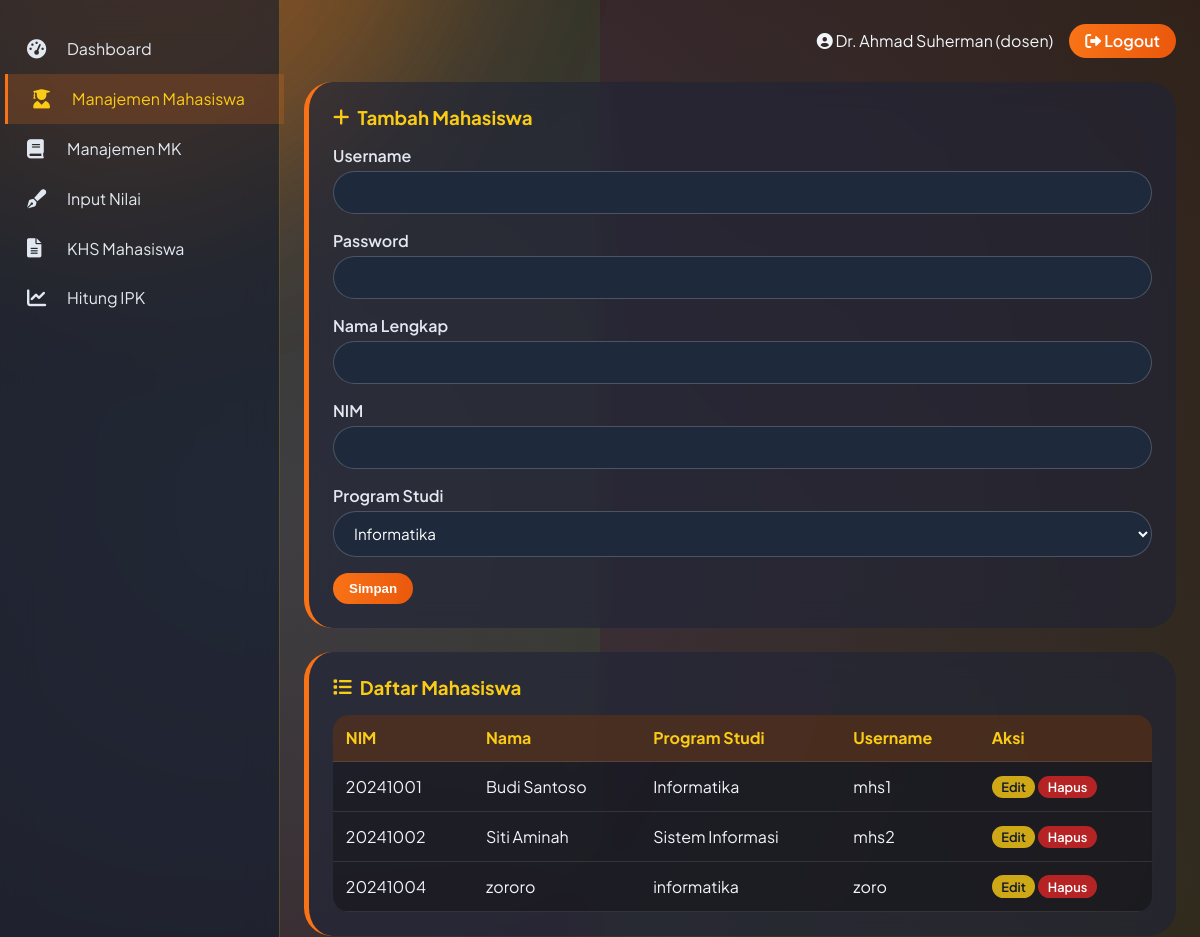
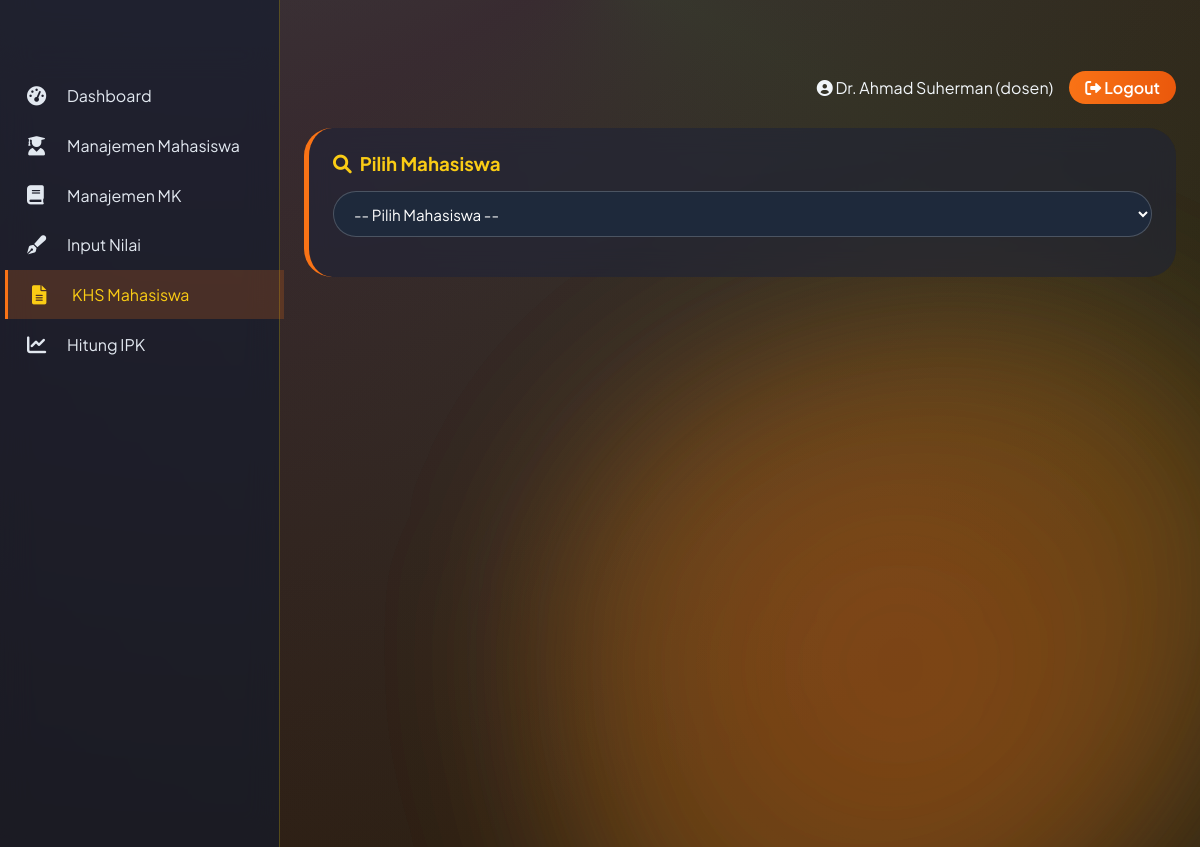
Page /Khs.php (signed in) on the committed database (2 pictures, top to bottom).
### tables this page shows
CREATE TABLE users (
                id INTEGER PRIMARY KEY AUTOINCREMENT,
                username TEXT UNIQUE,
                password TEXT,
                role TEXT,
                nama TEXT,
                nim TEXT,
                nidn TEXT,
                prodi TEXT
            );

### Khs.php (the view, shortened to what this page needs)
<?php
require_once 'classes/Mahasiswa.php';
$role = $_SESSION['role'];
?>
<!DOCTYPE html>
<html lang="id">
<head>
    <link rel="stylesheet" href="css/dashboard.css">
    <link rel="stylesheet" href="https://cdnjs.cloudflare.com/ajax/libs/font-awesome/6.0.0-beta3/css/all.min.css">
</head>
<body>
<div class="animated-bg"></div>
<div class="blob" style="top:-20%; left:-10%;"></div>
<div class="blob" style="bottom:-10%; right:-5%; width:60vw; height:60vw;"></div>
<div class="dashboard-container">
    <div class="sidebar">
        <?php if ($role == 'dosen'): ?>
            <a href="dashboard.php"><i class="fas fa-tachometer-alt"></i> Dashboard</a>
            <a href="mahasiswa.php"><i class="fas fa-user-graduate"></i> Manajemen Mahasiswa</a>
            <a href="matakuliah.php"><i class="fas fa-book"></i> Manajemen MK</a>
            <a href="nilai.php"><i class="fas fa-pen-fancy"></i> Input Nilai</a>
            <a href="khs.php" class="active"><i class="fas fa-file-alt"></i> KHS Mahasiswa</a>
            <a href="ipk.php"><i class="fas fa-chart-line"></i> Hitung IPK</a>
        <?php endif; ?>
    </div>
    <div class="main-content">
        <div class="top-bar">
            <span><i class="fas fa-user-circle"></i> <?= htmlspecialchars($_SESSION['nama']) ?> (<?= $role ?>)</span>
            <a href="logout.php" class="logout-btn"><i class="fas fa-sign-out-alt"></i> Logout</a>
        </div>
        <?php if ($role == 'dosen'): ?>
            <div class="card">
                <h3><i class="fas fa-search"></i> Pilih Mahasiswa</h3>
                <form method="GET">
                    <div class="form-group">
                        <select name="mahasiswa_id" onchange="this.form.submit()">
                            <option value="">-- Pilih Mahasiswa --</option>
                        </select>
                    </div>
                </form>
            </div>
        <?php endif; ?>
    </div>
</div>
</body>
</html>

### mahasiswa.php (shortened to what this page needs)
<?php
$db = Database::getInstance()->getConnection();
$stmt = $db->query("SELECT * FROM users WHERE role = 'mahasiswa' ORDER BY nim");
$mahasiswa = $stmt->fetchAll(PDO::FETCH_ASSOC);
$editData = null;
?>
<!DOCTYPE html>
<html lang="id">
<head>
    <link rel="stylesheet" href="css/dashboard.css">
    <link rel="stylesheet" href="https://cdnjs.cloudflare.com/ajax/libs/font-awesome/6.0.0-beta3/css/all.min.css">
</head>
<body>
<div class="animated-bg"></div>
<div class="blob" style="top:-20%; left:-10%;"></div>
<div class="blob" style="bottom:-10%; right:-5%; width:60vw; height:60vw;"></div>
<div class="dashboard-container">
    <div class="sidebar">
        <a href="dashboard.php"><i class="fas fa-tachometer-alt"></i> Dashboard</a>
        <a href="mahasiswa.php" class="active"><i class="fas fa-user-graduate"></i> Manajemen Mahasiswa</a>
        <a href="matakuliah.php"><i class="fas fa-book"></i> Manajemen MK</a>
        <a href="nilai.php"><i class="fas fa-pen-fancy"></i> Input Nilai</a>
        <a href="khs.php"><i class="fas fa-file-alt"></i> KHS Mahasiswa</a>
        <a href="ipk.php"><i class="fas fa-chart-line"></i> Hitung IPK</a>
    </div>
    <div class="main-content">
        <div class="top-bar">
            <span><i class="fas fa-user-circle"></i> <?= htmlspecialchars($_SESSION['nama']) ?> (<?= $_SESSION['role'] ?>)</span>
            <a href="logout.php" class="logout-btn"><i class="fas fa-sign-out-alt"></i> Logout</a>
        </div>
        <div class="card">
            <h3><i class="fas fa-<?= $editData ? 'edit' : 'plus' ?>"></i> <?= $editData ? 'Edit Mahasiswa' : 'Tambah Mahasiswa' ?></h3>
            <form method="POST">
                <div class="form-group">
                    <label>Username</label>
                    <input type="text" name="username" required value="<?= $editData['username'] ?? '' ?>">
                </div>
                <?php if (!$editData): ?>
                    <div class="form-group">
                        <label>Password</label>
                        <input type="password" name="password" required>
                    </div>
                <?php endif; ?>
                <div class="form-group">
                    <label>Nama Lengkap</label>
                    <input type="text" name="nama" required value="<?= $editData['nama'] ?? '' ?>">
                </div>
                <div class="form-group">
                    <label>NIM</label>
                    <input type="text" name="nim" required value="<?= $editData['nim'] ?? '' ?>">
                </div>
                <div class="form-group">
                    <label>Program Studi</label>
                    <select name="prodi" required>
                        <option value="Informatika" <?= (isset($editData['prodi']) && $editData['prodi'] == 'Informatika') ? 'selected' : '' ?>>Informatika</option>
                    </select>
                </div>
                <button type="submit" class="btn btn-primary"><?= $editData ? 'Update' : 'Simpan' ?></button>
            </form>
        </div>
        <div class="card">
            <h3><i class="fas fa-list"></i> Daftar Mahasiswa</h3>
            <table class="data-table">
                <thead>
                    <tr><th>NIM</th><th>Nama</th><th>Program Studi</th><th>Username</th><th>Aksi</th></tr>
                </thead>
                <tbody>
                    <?php foreach ($mahasiswa as $m): ?>
                    <tr>
                        <td><?= htmlspecialchars($m['nim']) ?></td>
                        <td><?= htmlspecialchars($m['nama']) ?></td>
                        <td><?= htmlspecialchars($m['prodi']) ?></td>
                        <td><?= htmlspecialchars($m['username']) ?></td>
                        <td>
                            <a href="?edit=<?= $m['id'] ?>" class="btn btn-warning btn-sm">Edit</a>
                            <a href="?delete=<?= $m['id'] ?>" class="btn btn-danger btn-sm" onclick="return confirm('Yakin hapus?')">Hapus</a>
                        </td>
                    </tr>
                    <?php endforeach; ?>
                </tbody>
            </table>
        </div>
    </div>
</div>
</body>
</html>

### dashboard.css (style rules this page uses)
* { margin: 0; padding: 0; box-sizing: border-box; }
body { font-family: 'Plus Jakarta Sans', sans-serif; background: #0a0c15; color: #f1f5f9; overflow-x: hidden; min-height: 100vh; }
.animated-bg { position: fixed; top: 0; left: 0; width: 100%; height: 100%; background: radial-gradient(circle at 20% 30%, #1e2a4a, #0a0c15 80%); z-index: -2; }
.animated-bg::before { content: ''; position: absolute; width: 200%; height: 200%; top: -50%; left: -50%; background: conic-gradient(from 0deg, #f97316, #facc15, #f97316, #facc15); animation: rotateBg 20s linear infinite; opacity: 0.15; z-index: -1; }
.blob { position: fixed; width: 50vw; height: 50vw; background: radial-gradient(circle, rgba(249,115,22,0.25), rgba(250,204,21,0.08)); border-radius: 62% 38% 72% 28% / 45% 32% 68% 55%; filter: blur(80px); z-index: -1; animation: blobMove 20s infinite alternate; }
.dashboard-container { display: flex; min-height: 100vh; position: relative; z-index: 2; }
.sidebar { width: 280px; background: rgba(15, 25, 45, 0.6); backdrop-filter: blur(16px); border-right: 1px solid rgba(255,215,0,0.25); padding: 1.5rem 0; flex-shrink: 0; }
.sidebar a { display: flex; align-items: center; gap: 1rem; padding: 0.9rem 1.5rem; color: #e2e8f0; text-decoration: none; transition: 0.2s; border-left: 3px solid transparent; }
.sidebar a i { width: 24px; font-size: 1.2rem; }
.sidebar a:hover, .sidebar a.active { background: rgba(249,115,22,0.2); border-left-color: #f97316; color: #facc15; transform: translateX(5px); }
.main-content { flex: 1; padding: 1.5rem; overflow-y: auto; }
.top-bar { display: flex; justify-content: flex-end; align-items: center; margin-bottom: 1.5rem; gap: 1rem; }
.logout-btn { background: linear-gradient(95deg, #f97316, #ea580c); padding: 0.4rem 1rem; border-radius: 40px; text-decoration: none; color: white; font-weight: 600; transition: 0.2s; }
.card { background: rgba(30, 35, 55, 0.6); backdrop-filter: blur(12px); border-radius: 28px; padding: 1.5rem; margin-bottom: 1.5rem; border-left: 5px solid #f97316; transition: transform 0.2s; }
.card h3 { margin-bottom: 1rem; display: flex; align-items: center; gap: 0.5rem; color: #facc15; }
.form-group { margin-bottom: 1rem; }
.form-group label { display: block; margin-bottom: 0.3rem; font-weight: 600; color: #e2e8f0; }
.form-group input, .form-group select, .form-group textarea { width: 100%; padding: 0.7rem 1rem; background: #1e293b; border: 1px solid rgba(255,255,255,0.2); border-radius: 60px; color: #ffffff; font-family: inherit; font-size: 0.95rem; }
.form-group select option { background: #1e293b; color: #ffffff; }
.btn { padding: 0.5rem 1rem; border-radius: 40px; border: none; font-weight: 600; cursor: pointer; text-decoration: none; display: inline-block; transition: 0.2s; }
.btn-primary { background: linear-gradient(95deg, #f97316, #ea580c); color: white; }
.btn-warning { background: rgba(250,204,21,0.8); color: #0f172a; }
.btn-danger { background: rgba(220,38,38,0.8); color: white; }
.btn-sm { padding: 0.2rem 0.6rem; font-size: 0.8rem; }
.data-table { width: 100%; background: rgba(0,0,0,0.3); border-radius: 1rem; overflow: hidden; border-collapse: collapse; }
.data-table th, .data-table td { padding: 0.8rem; text-align: left; border-bottom: 1px solid rgba(255,255,255,0.1); }
.data-table th { background: rgba(249,115,22,0.2); color: #facc15; }

### rows in the picture
users: nim "20241001", nama "Budi Santoso", prodi "Informatika", username "mhs1"
users: nim "20241002", nama "Siti Aminah", prodi "Sistem Informasi", username "mhs2"
users: nim "20241004", nama "zororo", prodi "informatika", username "zoro"

### other values in the picture
$_SESSION['nama'] "Dr. Ahmad Suherman"
$_SESSION['role'] "dosen"
$role "dosen"
